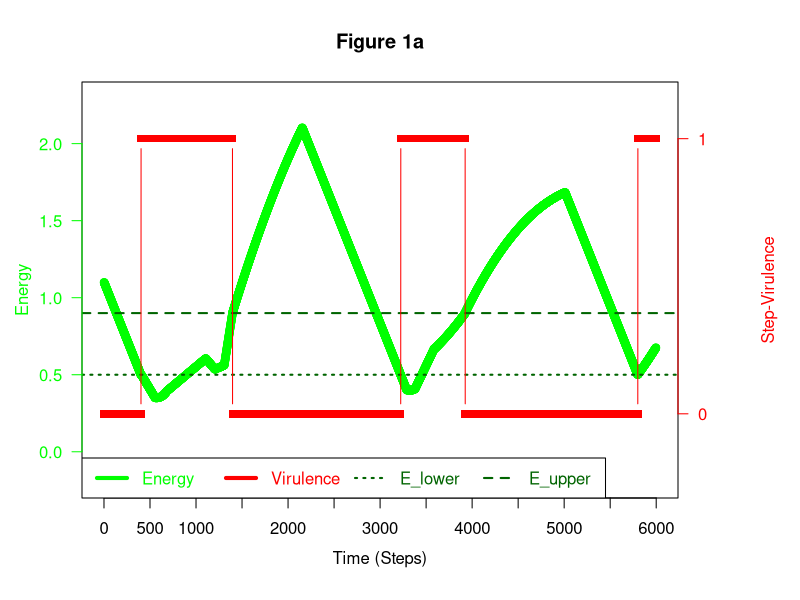

R code for this plot:
# R code to generate the figures of the manuscript
# Energy-harnessing problem solving of primordial life:
#  modeling the emergence of cata-lytic host-nested parasite life cycles
# Copyright (c) 2022, Christian Iseli, Bernard Conrad and Magnus Pirovino
#
### setup
dt = 0.01
m = 5997
E_lower = 0.5
E_upper = 0.9
###Take values of E from Excel file “_1 Figs 1a-b Virulence step & smoothstep 050521”,
###Sheet “Calculations”, Column E, Row 9:6006****
data <- read.table('_1_E_values.txt',header=TRUE,sep='\t',skip=7)
E <- data$E..lhs.
Step_virulence <- rep(0, m)
from_below = FALSE
for (k in 1:m) {
  below = E[k] < E_lower
  in_between = (E[k] > E_lower) && (E[k] < E_upper)
  if (from_below && (below || in_between)) {
    Step_virulence[k] = 1
  } else {
    # already set by default
    Step_virulence[k] = 0
  }
  if (from_below && E[k] < E_upper) {
    from_below = TRUE
  } else if (E[k] < E_lower) {
    from_below = TRUE
  } else {
    from_below = FALSE
  }
}

y1_min = -.2
y1_max = 2.3
y2_min = -.25
y2_max = 1.15

pdf(file='_1_Fig1a.pdf',width=8.3,height=5)

## add extra space to right margin of plot within frame
par(mar=c(5, 4, 4, 6) + 0.1)

## Plot first set of data and draw its axis
plot(E, axes=FALSE, ylim=c(y1_min,y1_max), xlab="", ylab="", type="b", col="green", main="Figure 1a")
box()
abline(h=E_lower, col="darkgreen", lty=3, lwd=2)
abline(h=E_upper, col="darkgreen", lty=2, lwd=2)
axis(2, ylim=c(y1_min,y1_max),col="green",col.axis="green",las=1)  ## las=1 makes horizontal labels
mtext("Energy",side=2,line=2.5,col="green")

## Allow a second plot on the same graph
par(new=TRUE)

## Plot the second plot and put axis scale on right
plot(Step_virulence, pch=15,  xlab="", ylab="", ylim=c(y2_min,y2_max), axes=FALSE, type="b", col="red")
## a little farther out (line=4) to make room for labels
mtext("Step-Virulence",side=4,col="red",line=4) 
axis(4, at=c(0,1), ylim=c(y2_min,y2_max), col="red",col.axis="red",las=1)

## Draw the time axis
axis(1,pretty(c(1,length(E)),10))
mtext("Time (Steps)",side=1,col="black",line=2.5)  

## Add Legend
legend("bottomleft",horiz=T,legend=c("Energy","Virulence","E_lower","E_upper"),
  text.col=c("green","red","darkgreen","darkgreen"),
  col=c("green","red","darkgreen","darkgreen"),lty=c(1,1,3,2),lwd=c(4,4,2,2))

dev.off()

###
